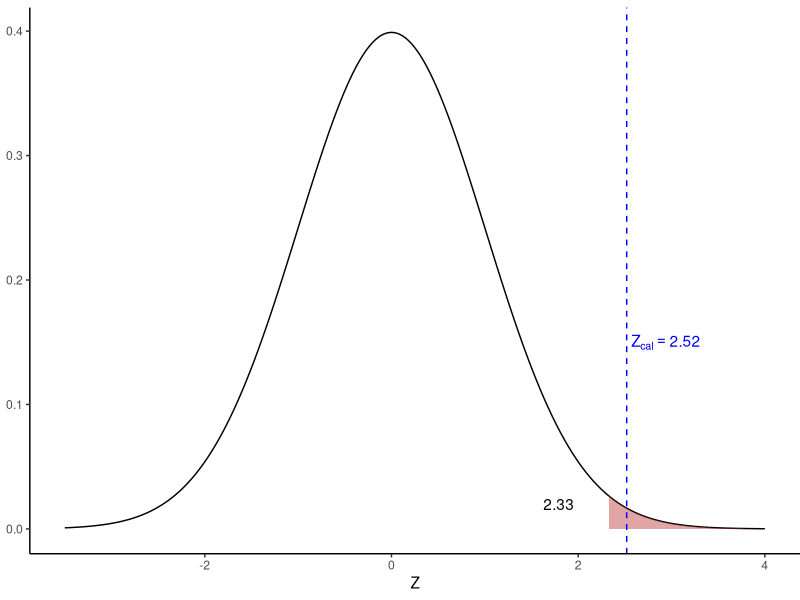
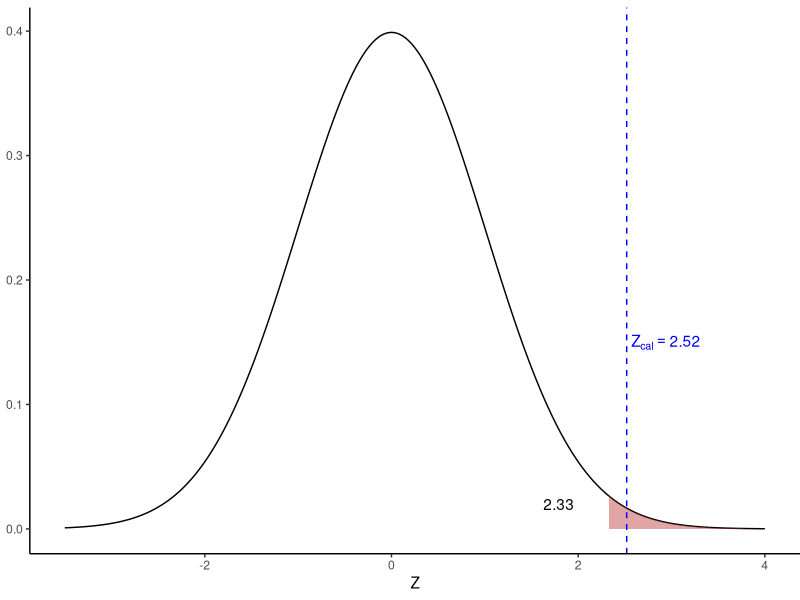

These figures' R source, in order:
library(ggplot2)
z_crit <- qnorm(0.99)    # 2.326 (right-tailed)
z_cal  <- 2.52

x  <- seq(-3.5, 4, length.out = 600)
df <- data.frame(x = x, y = dnorm(x))

ggplot(df, aes(x, y)) +
      geom_line() +
      geom_area(data = subset(df, x >= z_crit),
                              aes(x, y), fill = "firebrick", alpha = 0.4) +
      geom_vline(xintercept = z_cal, linetype = "dashed",
                                colour = "blue") +
      annotate("text", x = z_cal + 0.05, y = 0.15,
                            label = expression(Z[cal] == 2.52),
                            hjust = 0, colour = "blue") +
      annotate("text", x = z_crit-0.7, y = 0.02,
                            label = "2.33", hjust = 0) +
      labs(x = "Z", y = "") +
      theme_classic() +
    theme(
        panel.background = element_rect(fill = "transparent", colour = NA), # Transparent panel bg
        plot.background = element_rect(fill = "transparent", colour = NA),   # Transparent plot bg
        plot.margin = margin(t = 5.5, r = 0, b = 5.5, l = -10, unit = "pt")
    )

ggsave("single-proportion-z.pdf", width = 4, height = 3)
